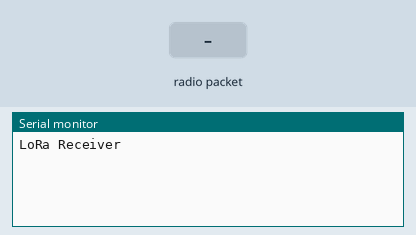
Recording of a program running on a simulated ESP32. On the bench: the last lines printed to the serial monitor. The inputs (shaded band) are chosen by the test bench. No radio packets arrive unless stated; nothing arrives over Bluetooth unless stated.

Above: at 1.2 s.
1.3 s: radio packet "1" arrives
At 2.4 s:
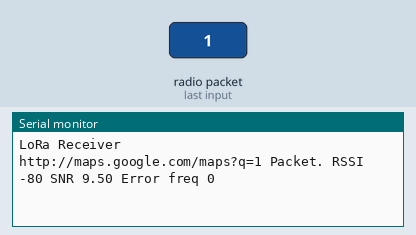
2.8 s: radio packet "0" arrives
At 3.6 s:
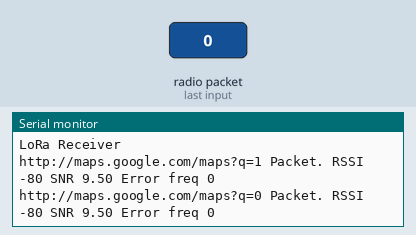
4.3 s: radio packet "2" arrives
At 4.7 s:
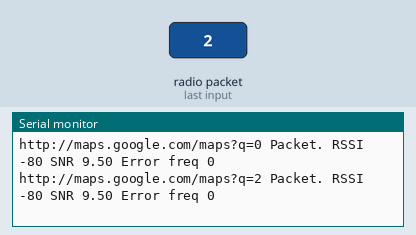

The program:

main.cpp
```cpp
#include <Arduino.h>
#include <SPI.h>
#include <LoRa.h>
#include <Wire.h>
#include "BluetoothSerial.h"
#if !defined(CONFIG_BT_ENABLED) || !defined(CONFIG_BLUEDROID_ENABLED)
#error Bluetooth is not enabled! Please run `make menuconfig` to and enable it
#endif
BluetoothSerial SerialBT;

#define SCK 5 // GPIO5 - SX1278's SCK
#define MISO 19 // GPIO19 - SX1278's MISO
#define MOSI 27 // GPIO27 - SX1278's MOSI
#define SS 18 // GPIO18 - SX1278's CS
#define RST 14 // GPIO14 - SX1278's RESET
#define DI0 26 // GPIO26 - SX1278's IRQ (interrupt request)

//Lora Configuration, keep same settings for both projects:
#define BAND 868E6 // NA - 915E6 / EU - 868E6
#define SpreadFactor 12 //7-12 higher - better range, lower speed
#define CodingRate 8 //5-8 higher - more transmition time but less corrupted messages
#define SyncWord 42 //0-255 - something like private channel to not interrupt other lora devices
#define BandWidth 125000 //oposite as Spread factor,
                         //available in kHz: 7.8 10.4 15.6 20.8 31.2 41.7 62.5 125 250 500,
                         //be careful with lowest value, it has only 19bps speed
                         //I got issues with quality of signal with frequencies below 125 khz

#define Serial_Output
#define BT_Output //comment line if you dont want use Bluetooth

void PrintMsg(const String& Msg);
void PrintMsgln(const String& Msg);
char LocationMessage[200];

void setup() {
  Serial.begin(115200);

  #ifdef BT_Output
  SerialBT.begin("LoraDroneTracker"); //Bluetooth device name
  #endif

  while (!Serial);

  PrintMsgln("LoRa Receiver");

  SPI.begin (SCK, MISO, MOSI, SS);
  LoRa.setPins (SS, RST, DI0);
  if (! LoRa.begin (BAND)) {
    PrintMsgln("Starting LoRa failed!");
    while (1);
  }
  LoRa.setSpreadingFactor(SpreadFactor);
  LoRa.setSignalBandwidth(BandWidth);
  LoRa.setCodingRate4(CodingRate);
  LoRa.setSyncWord(SyncWord);
}


void loop() {
  int packetSize = LoRa.parsePacket();
  if (packetSize) {
    PrintMsg("http://maps.google.com/maps?q=");
    while (LoRa.available()) {
      PrintMsg(String((char)LoRa.read()));
    }
    PrintMsg(" Packet. RSSI ");
    PrintMsg(String(LoRa.packetRssi()));
    PrintMsg(" SNR ");
    PrintMsg(String(LoRa.packetSnr()));
    PrintMsg(" Error freq ");
    PrintMsgln(String(LoRa.packetFrequencyError()));
  }
}

void PrintMsg(const String& Msg){
#ifdef Serial_Output
  Serial.print(Msg);
#endif

#ifdef BT_Output
  SerialBT.print(Msg);
#endif
}

void PrintMsgln(const String& Msg){
#ifdef Serial_Output
  Serial.println(Msg);
#endif

#ifdef BT_Output
  SerialBT.println(Msg);
#endif
}
```

Measured:
- after the input at 1.3 s, the serial monitor: prints a new line at once (image 1)
- after the input at 2.8 s, the serial monitor: prints a new line at once (image 2)
- after the input at 4.3 s, the serial monitor: prints a new line at once (image 3)
